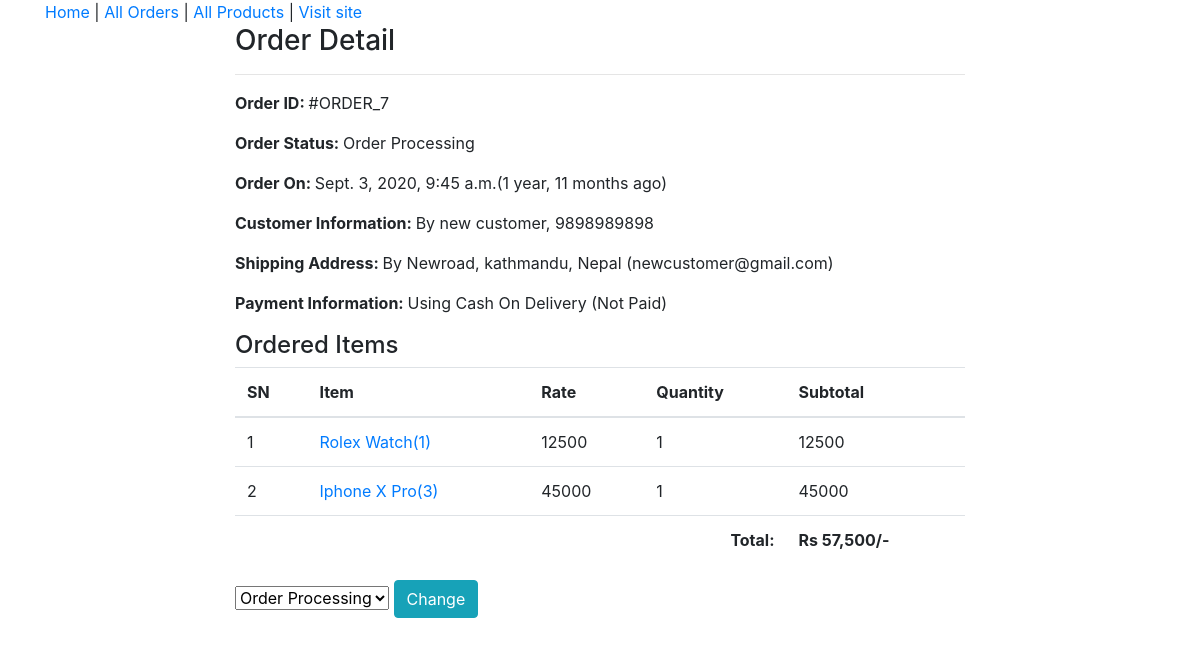
The app's page /admin-order/7/ (signed in) with its own data.
### ecomapp/models.py (models this page shows, shortened)
class Order(models.Model):
    cart = models.OneToOneField(Cart, on_delete=models.CASCADE)
    ordered_by = models.CharField(max_length=200)
    shipping_address = models.CharField(max_length=200)
    mobile = models.CharField(max_length=10)
    email = models.EmailField(null=True, blank=True)
    subtotal = models.PositiveIntegerField()
    discount = models.PositiveIntegerField()
    total = models.PositiveIntegerField()
    order_status = models.CharField(max_length=50, choices=ORDER_STATUS)
    created_at = models.DateTimeField(auto_now_add=True)
    payment_method = models.CharField(
        max_length=20, choices=METHOD, default="Cash On Delivery")
    payment_completed = models.BooleanField(
        default=False, null=True, blank=True)

class CartProduct(models.Model):
    cart = models.ForeignKey(Cart, on_delete=models.CASCADE)
    product = models.ForeignKey(Product, on_delete=models.CASCADE)
    rate = models.PositiveIntegerField()
    quantity = models.PositiveIntegerField()
    subtotal = models.PositiveIntegerField()

class Product(models.Model):
    title = models.CharField(max_length=200)
    slug = models.SlugField(unique=True)
    category = models.ForeignKey(Category, on_delete=models.CASCADE)
    image = models.ImageField(upload_to="products")
    marked_price = models.PositiveIntegerField()
    selling_price = models.PositiveIntegerField()
    description = models.TextField()
    warranty = models.CharField(max_length=300, null=True, blank=True)
    return_policy = models.CharField(max_length=300, null=True, blank=True)
    view_count = models.PositiveIntegerField(default=0)

### ecomapp/views.py (the view)
# urls.py: path("admin-order/<int:pk>/", AdminOrderDetailView.as_view(),
class AdminOrderDetailView(AdminRequiredMixin, DetailView):
    template_name = "adminpages/adminorderdetail.html"
    model = Order
    context_object_name = "ord_obj"
    def get_context_data(self, **kwargs):
        context = super().get_context_data(**kwargs)
        context["allstatus"] = ORDER_STATUS
        return context

### ecomapp/views.py (called while the page is built)
    def dispatch(self, request, *args, **kwargs):
        if request.user.is_authenticated and Admin.objects.filter(user=request.user).exists():
            pass
        else:
            return redirect("/admin-login/")
        return super().dispatch(request, *args, **kwargs)

### templates/adminpages/adminorderdetail.html (shortened to what this page needs)
{% extends 'adminpages/adminbase.html' %}
{% load humanize %}
{% block content %}
<div class="container">
    <div class="row">
        <div class="col-md-8 mx-auto">
            <h3>Order Detail</h3>
            <hr>
            <p><span class="font-weight-bold">Order ID: </span> #ORDER_{{ord_obj.id}}</p>
            <p><span class="font-weight-bold">Order Status: </span> {{ord_obj.order_status}}</p>
            <p><span class="font-weight-bold">Order On: </span> {{ord_obj.created_at}}({{ord_obj.created_at|timesince}} ago)</p>
            <p><span class="font-weight-bold">Customer Information: </span> By {{ord_obj.ordered_by}}, {{ord_obj.mobile}}</p>
            <p><span class="font-weight-bold">Shipping Address: </span> By {{ord_obj.shipping_address}} ({{ord_obj.email}})</p>
            <p><span class="font-weight-bold">Payment Information: </span>  Using {{ord_obj.payment_method}} ({% if ord_obj.payment_completed %}Payment Completed{% else %}Not Paid{% endif %})</p>
            <h4>Ordered Items</h4>
            <table class="table">
                <thead>
                    <tr>
                        <th>SN</th>
                        <th>Item</th>
                        <th>Rate</th>
                        <th>Quantity</th>
                        <th>Subtotal</th>
                    </tr>
                </thead>
                <tbody>
                    {% for cp in ord_obj.cart.cartproduct_set.all %}
                    <tr>
                        <td>{{forloop.counter}}</td>
                        <td><a target="_blank"
                                href="{% url 'ecomapp:productdetail' cp.product.slug %}">{{cp.product.title}}({{cp.product.id}})</a>
                        </td>
                        <td>{{cp.rate}}</td>
                        <td>{{cp.quantity}}</td>
                        <td>{{cp.subtotal}}</td>
                    </tr>
                    {% endfor %}
                    <tr>
                        <th colspan="4" class="text-right">Total: </th>
                        <th>Rs {{ord_obj.total|intcomma}}/-</th>
                    </tr>
                </tbody>
            </table>
            <form action="{% url 'ecomapp:adminorderstatuschange' ord_obj.id %}" method="POST">
                <select name="status">
                    {% for i, j in allstatus %}
                    <option value="{{i}}" {% if i == ord_obj.order_status %}selected{% endif %}>{{j}}</option>
                    {% endfor %}
                </select>
                <button class="btn btn-info">Change</button>
            </form>
        </div>
    </div>
</div>
{% endblock %}

### records on screen
Order: id "7", order_status "Order Processing", created_at "Sept. 3, 2020, 9:45 a.m.", created_at "1 year, 11 months", ordered_by "new customer", mobile "9898989898", shipping_address "Newroad, kathmandu, Nepal", email "newcustomer@gmail.com", payment_method "Cash On Delivery", total "57,500", status "Order Processing"
CartProduct: product "Rolex Watch", product.id "1", rate "12500", quantity "1", subtotal "12500"
CartProduct: product "Iphone X Pro", product.id "3", rate "45000", quantity "1", subtotal "45000"
